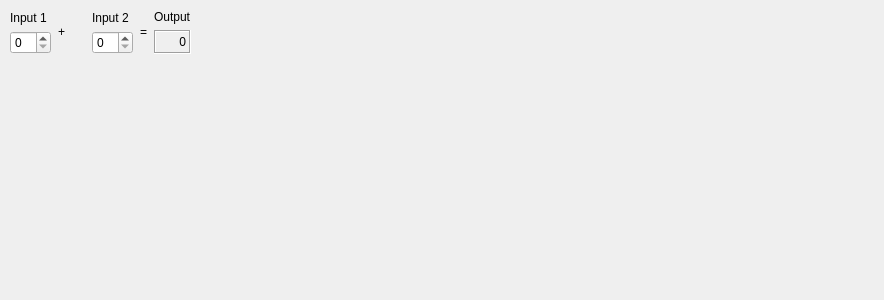
<?xml version="1.0" encoding="UTF-8"?>
<ui version="4.0">
 <class>CalculatorForm</class>
 <widget class="QWidget" name="CalculatorForm">
  <property name="geometry">
   <rect>
    <x>0</x>
    <y>0</y>
    <width>884</width>
    <height>300</height>
   </rect>
  </property>
  <property name="sizePolicy">
   <sizepolicy hsizetype="Preferred" vsizetype="Preferred">
    <horstretch>0</horstretch>
    <verstretch>0</verstretch>
   </sizepolicy>
  </property>
  <property name="windowTitle">
   <string>Calculator Form</string>
  </property>
  <layout class="QGridLayout">
   <property name="leftMargin">
    <number>9</number>
   </property>
   <property name="topMargin">
    <number>9</number>
   </property>
   <property name="rightMargin">
    <number>9</number>
   </property>
   <property name="bottomMargin">
    <number>9</number>
   </property>
   <property name="spacing">
    <number>6</number>
   </property>
   <item row="0" column="6">
    <spacer name="horizontalSpacer">
     <property name="orientation">
      <enum>Qt::Horizontal</enum>
     </property>
     <property name="sizeHint" stdset="0">
      <size>
       <width>40</width>
       <height>20</height>
      </size>
     </property>
    </spacer>
   </item>
   <item row="0" column="4">
    <widget class="QLabel" name="label_3_2">
     <property name="text">
      <string>=</string>
     </property>
     <property name="alignment">
      <set>Qt::AlignCenter</set>
     </property>
    </widget>
   </item>
   <item row="0" column="5">
    <layout class="QVBoxLayout">
     <property name="spacing">
      <number>6</number>
     </property>
     <property name="leftMargin">
      <number>1</number>
     </property>
     <property name="topMargin">
      <number>1</number>
     </property>
     <property name="rightMargin">
      <number>1</number>
     </property>
     <property name="bottomMargin">
      <number>1</number>
     </property>
     <item>
      <widget class="QLabel" name="label_2_2_2">
       <property name="text">
        <string>Output</string>
       </property>
      </widget>
     </item>
     <item>
      <widget class="QLabel" name="outputWidget">
       <property name="frameShape">
        <enum>QFrame::Box</enum>
       </property>
       <property name="frameShadow">
        <enum>QFrame::Sunken</enum>
       </property>
       <property name="text">
        <string>0</string>
       </property>
       <property name="alignment">
        <set>Qt::AlignAbsolute|Qt::AlignBaseline|Qt::AlignBottom|Qt::AlignCenter|Qt::AlignHCenter|Qt::AlignHorizontal_Mask|Qt::AlignJustify|Qt::AlignLeading|Qt::AlignLeft|Qt::AlignRight|Qt::AlignTop|Qt::AlignTrailing|Qt::AlignVCenter|Qt::AlignVertical_Mask</set>
       </property>
      </widget>
     </item>
    </layout>
   </item>
   <item row="1" column="2">
    <spacer name="verticalSpacer">
     <property name="orientation">
      <enum>Qt::Vertical</enum>
     </property>
     <property name="sizeHint" stdset="0">
      <size>
       <width>20</width>
       <height>40</height>
      </size>
     </property>
    </spacer>
   </item>
   <item row="0" column="3">
    <layout class="QVBoxLayout">
     <property name="spacing">
      <number>6</number>
     </property>
     <property name="leftMargin">
      <number>1</number>
     </property>
     <property name="topMargin">
      <number>1</number>
     </property>
     <property name="rightMargin">
      <number>1</number>
     </property>
     <property name="bottomMargin">
      <number>1</number>
     </property>
     <item>
      <widget class="QLabel" name="label_2">
       <property name="text">
        <string>Input 2</string>
       </property>
      </widget>
     </item>
     <item>
      <widget class="QSpinBox" name="inputSpinBox2"/>
     </item>
    </layout>
   </item>
   <item row="0" column="1">
    <widget class="QLabel" name="label_3">
     <property name="text">
      <string>+</string>
     </property>
     <property name="alignment">
      <set>Qt::AlignCenter</set>
     </property>
    </widget>
   </item>
   <item row="0" column="0">
    <layout class="QVBoxLayout">
     <property name="spacing">
      <number>6</number>
     </property>
     <property name="leftMargin">
      <number>1</number>
     </property>
     <property name="topMargin">
      <number>1</number>
     </property>
     <property name="rightMargin">
      <number>1</number>
     </property>
     <property name="bottomMargin">
      <number>1</number>
     </property>
     <item>
      <widget class="QLabel" name="label">
       <property name="text">
        <string>Input 1</string>
       </property>
      </widget>
     </item>
     <item>
      <widget class="QSpinBox" name="inputSpinBox1"/>
     </item>
    </layout>
   </item>
  </layout>
 </widget>
 <resources/>
 <connections/>
</ui>
